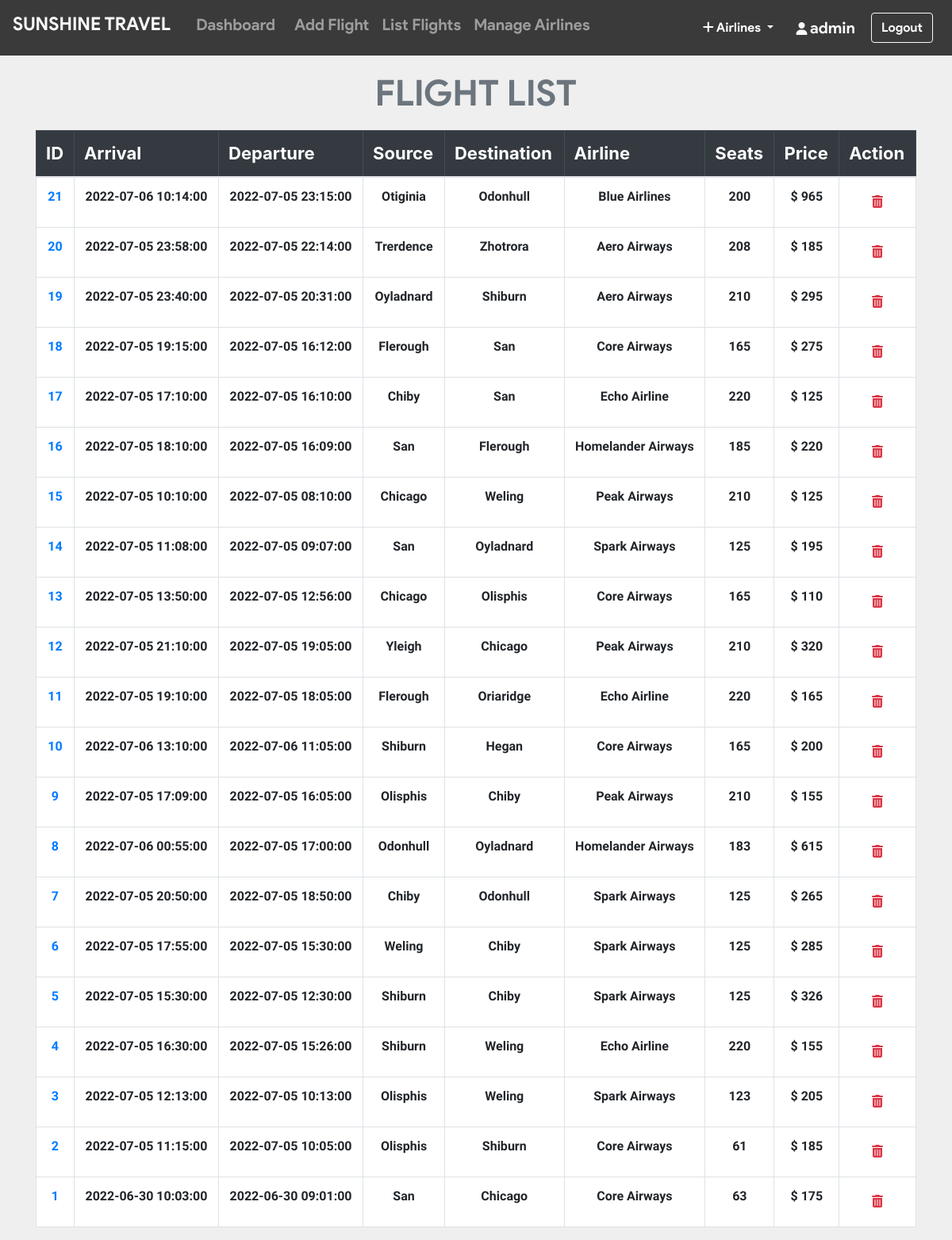
The app's page /admin/all_flights.php (signed in) with its own data.
### tables this page shows
CREATE TABLE `flight` (
  `flight_id` int(11) NOT NULL,
  `admin_id` int(11) NOT NULL,
  `arrivale` datetime NOT NULL,
  `departure` datetime NOT NULL,
  `Destination` varchar(20) NOT NULL,
  `source` varchar(20) NOT NULL,
  `airline` varchar(20) NOT NULL,
  `Seats` varchar(110) NOT NULL,
  `duration` varchar(20) NOT NULL,
  `Price` int(11) NOT NULL,
  `status` varchar(6) DEFAULT NULL,
  `issue` varchar(50) DEFAULT NULL,
  `last_seat` varchar(5) DEFAULT '',
  `bus_seats` int(11) DEFAULT '20',
  `last_bus_seat` varchar(5) DEFAULT ''
);

### admin/all_flights.php (the view, shortened to what this page needs)
<?php include_once 'header.php'; ?>
<?php include_once 'footer.php';
require '../helpers/init_conn_db.php';?>
    <main>
        <?php if(isset($_SESSION['adminId'])) { ?>
          <div class="container-md mt-2">
            <h1 class="display-4 text-center text-secondary"
              >FLIGHT LIST</h1>
            <table class="table table-bordered">
              <thead class="table-dark">
                <tr>
                  <th scope="col">ID</th>
                  <th scope="col">Arrival</th>
                  <th scope="col">Departure</th>
                  <th scope="col">Source</th>
                  <th scope="col">Destination</th>
                  <th scope="col">Airline</th>
                  <th scope="col">Seats</th>
                  <th scope="col">Price</th>
                  <th scope="col">Action</th>
                </tr>
              </thead>
              <tbody>
                <?php
                $sql = 'SELECT * FROM Flight ORDER BY flight_id DESC';
                $stmt = mysqli_stmt_init($conn);
                mysqli_stmt_prepare($stmt,$sql);
                mysqli_stmt_execute($stmt);
                $result = mysqli_stmt_get_result($stmt);
                while ($row = mysqli_fetch_assoc($result)) {
                  echo "
                  <tr class='text-center'>
                    <td scope='row'>
                      <a href='pass_list.php?flight_id=".$row['flight_id']."'>
                      ".$row['flight_id']." </a> </td>
                    <td>".$row['arrivale']."</td>
                    <td>".$row['departure']."</td>
                    <td>".$row['source']."</td>
                    <td>".$row['Destination']."</td>
                    <td>".$row['airline']."</td>
                    <td>".$row['Seats']."</td>
                    <td>$ ".$row['Price']."</td>
                    <td>
                    <form action='all_flights.php' method='post'>
                      <input name='flight_id' type='hidden' value=".$row['flight_id'].">
                      <button  class='btn' type='submit' name='del_flight'>
                      <i class='text-danger fa fa-trash'></i></button>
                    </form>
                    </td>
                  </tr>
                  ";
                }
                ?>
              </tbody>
            </table>
          </div>
        <?php } ?>
    </main>

### admin/all_flights.php (style rules this page uses)
table { background-color: white; }
h1 { margin-top: 20px; margin-bottom: 20px; font-family: 'product sans'; font-size: 45px !important; font-weight: lighter; }
body { background-color: #efefef; }
th { font-size: 22px; }
td { margin-top: 10px !important; font-size: 16px; font-weight: bold; font-family: 'Assistant', sans-serif !important; }

### records on screen
flight: flight_id "21", arrivale "2022-07-06 10:14:00", departure "2022-07-05 23:15:00", source "Otiginia", Destination "Odonhull", airline "Blue Airlines", Seats "200", Price "965"
flight: flight_id "20", arrivale "2022-07-05 23:58:00", departure "2022-07-05 22:14:00", source "Trerdence", Destination "Zhotrora", airline "Aero Airways", Seats "208", Price "185"
flight: flight_id "19", arrivale "2022-07-05 23:40:00", departure "2022-07-05 20:31:00", source "Oyladnard", Destination "Shiburn", airline "Aero Airways", Seats "210", Price "295"
flight: flight_id "18", arrivale "2022-07-05 19:15:00", departure "2022-07-05 16:12:00", source "Flerough", Destination "San", airline "Core Airways", Seats "165", Price "275"
flight: flight_id "17", arrivale "2022-07-05 17:10:00", departure "2022-07-05 16:10:00", source "Chiby", Destination "San", airline "Echo Airline", Seats "220", Price "125"
flight: flight_id "16", arrivale "2022-07-05 18:10:00", departure "2022-07-05 16:09:00", source "San", Destination "Flerough", airline "Homelander Airways", Seats "185", Price "220"
flight: flight_id "15", arrivale "2022-07-05 10:10:00", departure "2022-07-05 08:10:00", source "Chicago", Destination "Weling", airline "Peak Airways", Seats "210", Price "125"
flight: flight_id "14", arrivale "2022-07-05 11:08:00", departure "2022-07-05 09:07:00", source "San", Destination "Oyladnard", airline "Spark Airways", Seats "125", Price "195"
flight: flight_id "13", arrivale "2022-07-05 13:50:00", departure "2022-07-05 12:56:00", source "Chicago", Destination "Olisphis", airline "Core Airways", Seats "165", Price "110"
flight: flight_id "12", arrivale "2022-07-05 21:10:00", departure "2022-07-05 19:05:00", source "Yleigh", Destination "Chicago", airline "Peak Airways", Seats "210", Price "320"
flight: flight_id "11", arrivale "2022-07-05 19:10:00", departure "2022-07-05 18:05:00", source "Flerough", Destination "Oriaridge", airline "Echo Airline", Seats "220", Price "165"
flight: flight_id "10", arrivale "2022-07-06 13:10:00", departure "2022-07-06 11:05:00", source "Shiburn", Destination "Hegan", airline "Core Airways", Seats "165", Price "200"
flight: flight_id "9", arrivale "2022-07-05 17:09:00", departure "2022-07-05 16:05:00", source "Olisphis", Destination "Chiby", airline "Peak Airways", Seats "210", Price "155"
flight: flight_id "8", arrivale "2022-07-06 00:55:00", departure "2022-07-05 17:00:00", source "Odonhull", Destination "Oyladnard", airline "Homelander Airways", Seats "183", Price "615"
flight: flight_id "7", arrivale "2022-07-05 20:50:00", departure "2022-07-05 18:50:00", source "Chiby", Destination "Odonhull", airline "Spark Airways", Seats "125", Price "265"
flight: flight_id "6", arrivale "2022-07-05 17:55:00", departure "2022-07-05 15:30:00", source "Weling", Destination "Chiby", airline "Spark Airways", Seats "125", Price "285"
flight: flight_id "5", arrivale "2022-07-05 15:30:00", departure "2022-07-05 12:30:00", source "Shiburn", Destination "Chiby", airline "Spark Airways", Seats "125", Price "326"
flight: flight_id "4", arrivale "2022-07-05 16:30:00", departure "2022-07-05 15:26:00", source "Shiburn", Destination "Weling", airline "Echo Airline", Seats "220", Price "155"
flight: flight_id "3", arrivale "2022-07-05 12:13:00", departure "2022-07-05 10:13:00", source "Olisphis", Destination "Weling", airline "Spark Airways", Seats "123", Price "205"
flight: flight_id "2", arrivale "2022-07-05 11:15:00", departure "2022-07-05 10:05:00", source "Olisphis", Destination "Shiburn", airline "Core Airways", Seats "61", Price "185"
flight: flight_id "1", arrivale "2022-06-30 10:03:00", departure "2022-06-30 09:01:00", source "San", Destination "Chicago", airline "Core Airways", Seats "63", Price "175"

### other values on screen
$_SESSION['adminUname'] "admin"
